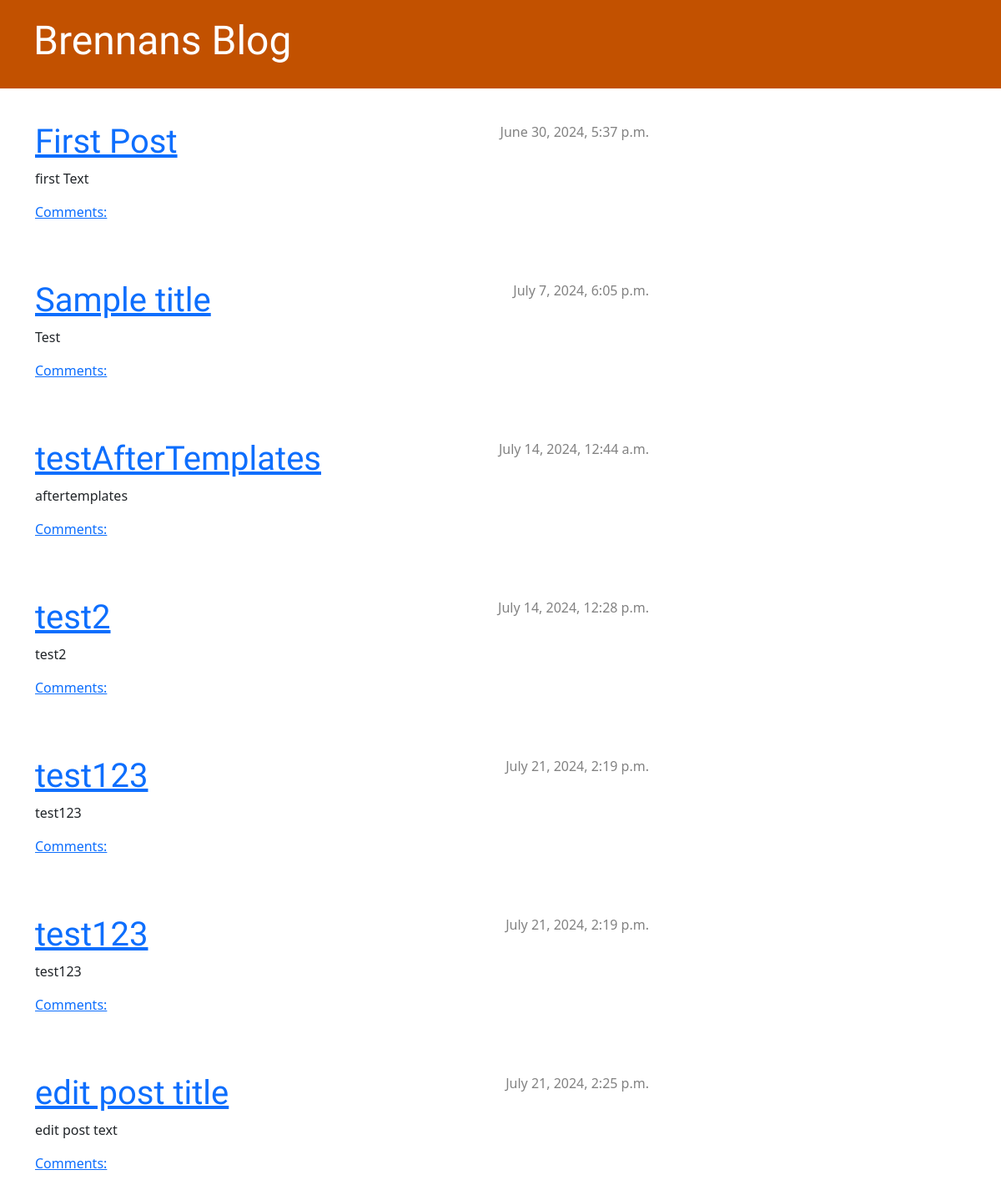
The page / on the database its author committed.
### blog/models.py (models this page shows, shortened)
class Post(models.Model):
    author = models.ForeignKey(settings.AUTH_USER_MODEL, on_delete=models.CASCADE)
    title = models.CharField(max_length=200)
    text = models.TextField()
    created_date = models.DateTimeField(default=timezone.now)
    published_date = models.DateTimeField(blank=True, null=True)

### blog/views.py (the view)
# urls.py: path('', views.post_list, name='post_list'),
def post_list(request):
    posts = Post.objects.filter(published_date__lte=timezone.now()).order_by('published_date')
    return render(request, 'blog/post_list.html', {'posts': posts})

### blog/templates/blog/post_list.html
{% extends 'blog/base.html' %}
{% block content %}
    {% for post in posts %}
        <div class="post">
            <div class="date">
                {{ post.published_date }}
            </div>
            <h1><a href="{% url 'post_detail' pk=post.pk %}">{{ post.title }}</a></h1>
            <p>{{ post.text|linebreaksbr }}</p>
            <a href="{% url 'post_detail' pk=post.pk %}">Comments: {{ post.approved_comments.count }}</a>
        </div>
    {% endfor %}
{% endblock content %}

### blog/static/css/blog.css (style rules this page uses)
h1, h2, h3, h4 { font-family: 'Lobster', cursive; }
.date { color: #828282; }
.post { margin-bottom: 70px; }
.post > .date, .post > .actions { float: right; }

### rows shown on the page
Post: published_date "June 30, 2024, 5:37 p.m.", title "First Post", text "first Text"
Post: published_date "July 7, 2024, 6:05 p.m.", title "Sample title", text "Test"
Post: published_date "July 14, 2024, 12:44 a.m.", title "testAfterTemplates", text "aftertemplates"
Post: published_date "July 14, 2024, 12:28 p.m.", title "test2", text "test2"
Post: published_date "July 21, 2024, 2:19 p.m.", title "test123", text "test123"
Post: published_date "July 21, 2024, 2:19 p.m.", title "test123", text "test123"
Post: published_date "July 21, 2024, 2:25 p.m.", title "edit post title", text "edit post text"
